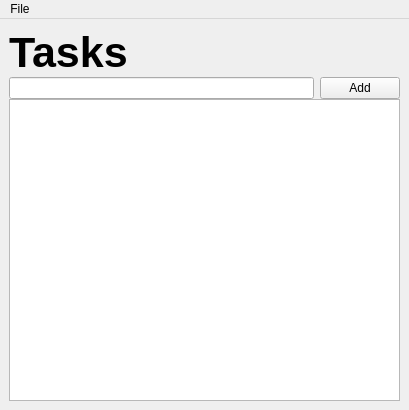
<?xml version="1.0" encoding="UTF-8"?>
<ui version="4.0">
 <class>Tasks</class>
 <widget class="QMainWindow" name="Tasks">
  <property name="geometry">
   <rect>
    <x>0</x>
    <y>0</y>
    <width>409</width>
    <height>410</height>
   </rect>
  </property>
  <property name="windowTitle">
   <string>Tasks</string>
  </property>
  <property name="unifiedTitleAndToolBarOnMac">
   <bool>false</bool>
  </property>
  <widget class="QWidget" name="centralwidget">
   <layout class="QHBoxLayout" name="horizontalLayout_2">
    <item>
     <layout class="QVBoxLayout" name="verticalLayout_2">
      <property name="spacing">
       <number>0</number>
      </property>
      <item>
       <widget class="QLabel" name="label">
        <property name="font">
         <font>
          <pointsize>32</pointsize>
          <weight>75</weight>
          <bold>true</bold>
         </font>
        </property>
        <property name="text">
         <string>Tasks</string>
        </property>
       </widget>
      </item>
      <item>
       <layout class="QHBoxLayout" name="horizontalLayout">
        <property name="spacing">
         <number>6</number>
        </property>
        <property name="bottomMargin">
         <number>0</number>
        </property>
        <item>
         <widget class="QLineEdit" name="lineEdit"/>
        </item>
        <item>
         <widget class="QPushButton" name="pushButton">
          <property name="text">
           <string>Add</string>
          </property>
         </widget>
        </item>
       </layout>
      </item>
      <item>
       <widget class="QListView" name="listView">
        <property name="editTriggers">
         <set>QAbstractItemView::NoEditTriggers</set>
        </property>
       </widget>
      </item>
     </layout>
    </item>
   </layout>
  </widget>
  <widget class="QMenuBar" name="menuBar">
   <property name="geometry">
    <rect>
     <x>0</x>
     <y>0</y>
     <width>409</width>
     <height>22</height>
    </rect>
   </property>
   <widget class="QMenu" name="menuFile">
    <property name="title">
     <string>File</string>
    </property>
    <addaction name="actionNew"/>
    <addaction name="actionOpen"/>
   </widget>
   <addaction name="menuFile"/>
  </widget>
  <action name="actionOpen">
   <property name="text">
    <string>Open List...</string>
   </property>
   <property name="shortcut">
    <string>Ctrl+O</string>
   </property>
  </action>
  <action name="actionNew">
   <property name="text">
    <string>New List...</string>
   </property>
  </action>
 </widget>
 <resources/>
 <connections/>
</ui>
